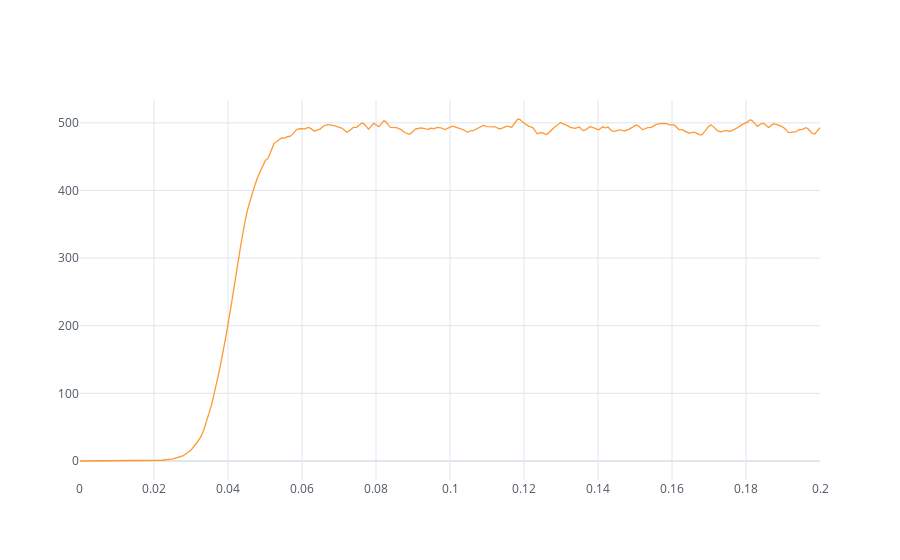

This figure's notebook cell:
### Code cell
dfv.iplot(x='time', y='diff_v', theme='white',)

### Figure 1 — Plotly figure (JSON) as saved in the notebook; plotly's stock layout.template omitted (floating-point values rounded to 4 significant figures; data arrays with more than 128 entries replaced by an {"elided": "..."} marker saying what was removed)
{"data": [{"line": {"color": "rgba(255, 153, 51, 1.0)", "dash": "solid", "shape": "linear", "width": 1.3}, "mode": "lines", "name": "diff_v", "text": "", "type": "scatter", "x": {"elided": "19999 float values"}, "y": {"elided": "19999 float values"}}], "layout": {"legend": {"bgcolor": "#FFFFFF", "font": {"color": "#4D5663"}}, "paper_bgcolor": "#FFFFFF", "plot_bgcolor": "#FFFFFF", "title": {"font": {"color": "#4D5663"}}, "xaxis": {"gridcolor": "#E1E5ED", "showgrid": true, "tickfont": {"color": "#4D5663"}, "title": {"font": {"color": "#4D5663"}, "text": ""}, "zerolinecolor": "#E1E5ED"}, "yaxis": {"gridcolor": "#E1E5ED", "showgrid": true, "tickfont": {"color": "#4D5663"}, "title": {"font": {"color": "#4D5663"}, "text": ""}, "zerolinecolor": "#E1E5ED"}}}
